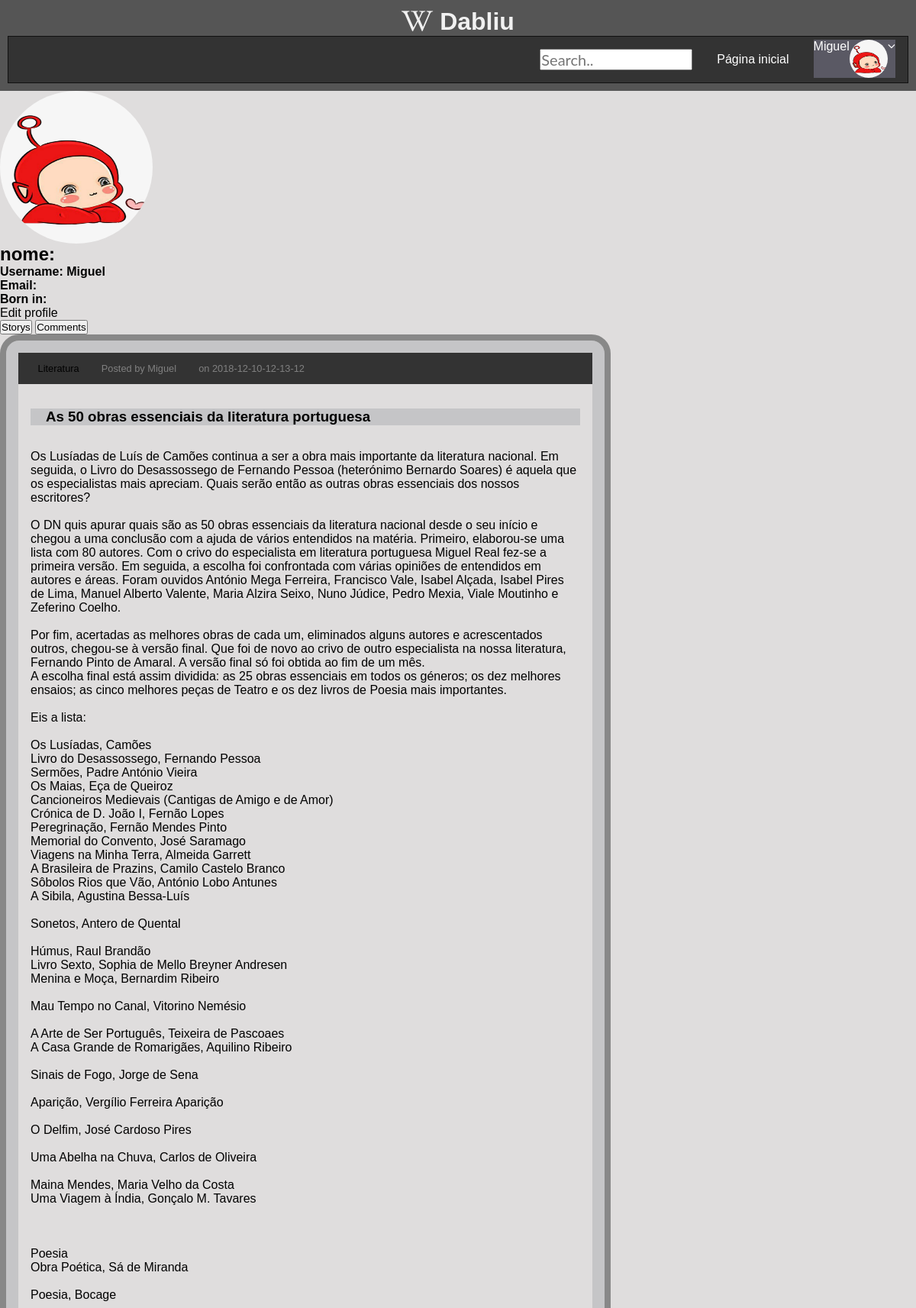
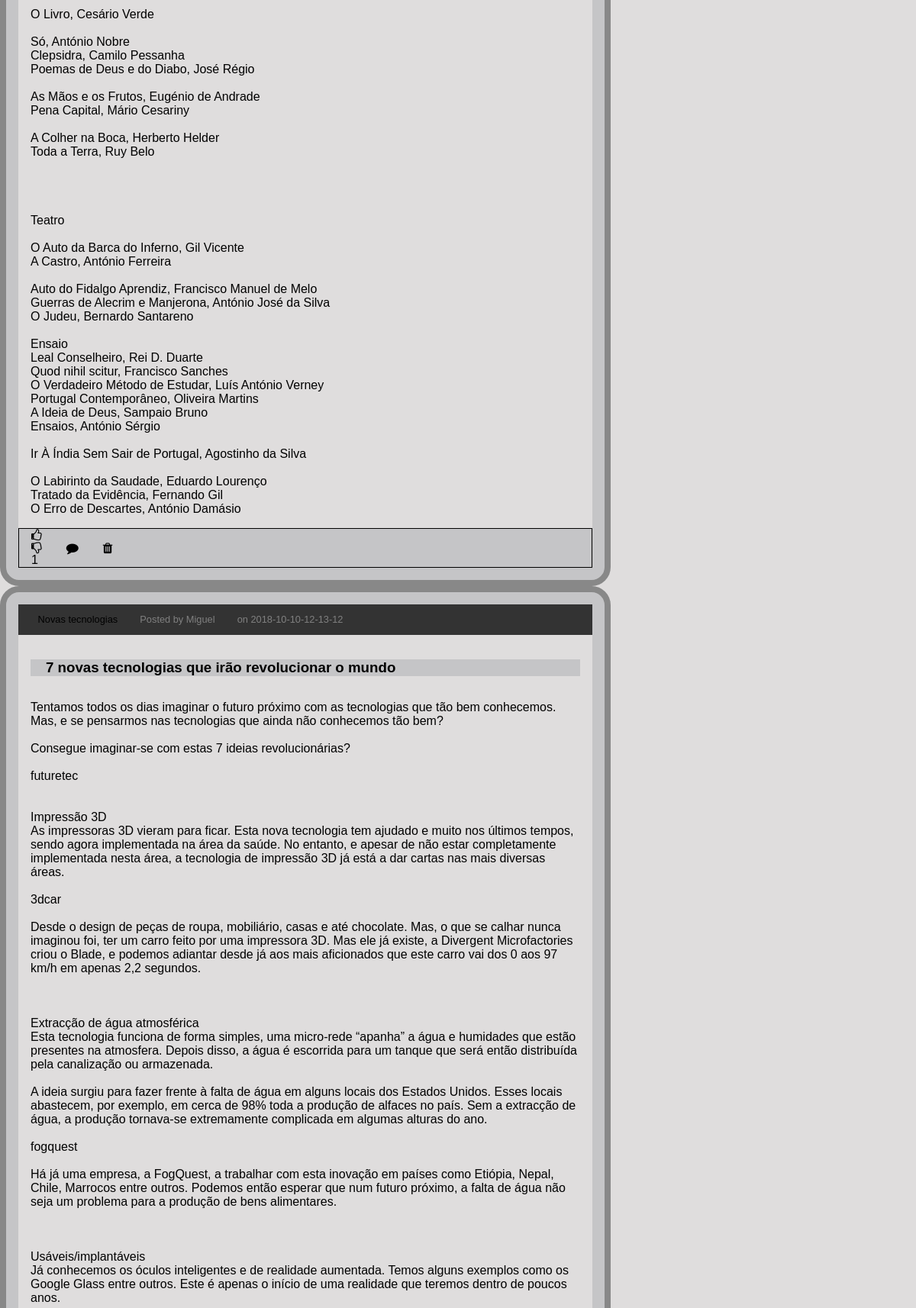
/pages/personalspace.php (signed in, upper part), run on the app's committed database (2 pictures, top to bottom).
### tables this page shows
CREATE TABLE user (
    --UserID   INTEGER PRIMARY KEY,
    --Name   TEXT ,
    username VARCHAR PRIMARY KEY,
    password VARCHAR NOT NULL,
    nome TEXT,
    DataNascimento DATE,
    email TEXT

);

CREATE TABLE Post (
    Title VARCHAR,
    Dados VARCHAR,
    postID   INTEGER PRIMARY KEY,
    CategoryName TEXT REFERENCES Category(CategoryName),
    username TEXT REFERENCES user(username),
    up INTEGER,
    down INTEGER,
    pDate DATETIME CHECK (pDate>0)

);

### database/db_users.php (called while the page is built, shortened)
<?php
function getUserInformation($username){
    $db=Database::instance()->db();
    $stmt=$db->prepare('SELECT * FROM user where username = ?');
    $stmt->execute(array($username));
    return $stmt->fetchAll();
}
function getUserStorys($username){
    $db=Database::instance()->db();
    $stmt=$db->prepare('SELECT * FROM Post where username = ?');
    $stmt->execute(array($username));
    return $stmt->fetchAll();
}
?>

### database/db_vote.php (called while the page is built, shortened)
<?php
function voteUp($storyid,$username){
    $db= Database::instance()->db();
    $stmt= $db->prepare('SELECT * FROM Vote WHERE  CommentID is Null and PostID =? and username=? and typeVote=?');
    $stmt->execute(array($storyid,$username,'up'));
    $user= $stmt->fetch();
    if( empty($user)){
           return false;
       }else{
            return true;
       }
}
function voteDown($storyid,$username){
    $db= Database::instance()->db();
    $stmt= $db->prepare('SELECT * FROM Vote WHERE  CommentID is Null and PostID =? and username=? and typeVote=?');
    $stmt->execute(array($storyid,$username,'down'));
    $user= $stmt->fetch();
    if( empty($user)){
           return false;
       }else{
            return true;
       }
}
?>

### templates/tpl_story.php (the view, shortened to what this page needs)
<?php function draw_stories($stories){
    ?>
<div class = "stories_css">
 <?php
  foreach ($stories as $story) {
   draw_story($story);
}
?>
</div>
<?php } ?>
<?php function draw_story($story){
    ?>
    <article>
    <div class="story" >
        <div class = "story_header">
            <span><?=$story['CategoryName']?></span>
            <span style="color: #808080;"> Posted by
                <a href="../pages/user.php?username=<?=$story['username']?>" > <?=$story['username']?></a>
            </span>
            <span style="color: #808080;"> on
                <?=$story['pDate']?>
            </span>
        </div>
        <div class = "story_content">
            <div class = "story_title">
               <h3><a href="../pages/story.php?story_id=<?=$story['postID']?>"><?=$story['Title']?></a></h3>
            </div>
            <p><?=nl2br($story['Dados'])?></p>
        </div>
        <div class = "story_footer">
           <div class="vote-toggle">
                <?php
                   draw_votes($_SESSION['username'],$story['postID'],$story['up'],$story['down']);
                ?>
            </div>
            <div id='comments'>
                    <a href="../pages/story.php?story_id=<?=$story['postID']?>">
                    <i class="fa fa-comment"></i>
                    </a>
            </div>
                <?php
                if(isset($_SESSION['username']))
                    if(checkIfUserisLogged($_SESSION['username'],$story['username'])){
                    ?>
                    <div class="trash-can">
                        <a id="delete-story">
                        <i class="fa fa-trash"></i>
                        </a>
                    </div>
            <?php }?>
        </div>
    </article>
<?php }?>
<?php function  draw_votes($username,$story_id,$storyUp,$storyDown){
    ?>
    <div class="votes">
    <a id="voto">
            <?php if (voteUp($story_id,$username) && !voteDown($story_id,$username)) {?>
            <i class="fa fa-thumbs-up"></i>
            <?php } else {
                ?>
                <i class="fa fa-thumbs-o-up"></i>
          <?php  }?>
            </a>
    </div>
    <div class="votes">
    <a id="voto">
            <?php if(voteDown($story_id,$username) && !voteUp($story_id,$username)){?>
                <i class="fa  fa-thumbs-down"></i>
           <?php }else{ ?>
              <i class="fa fa-thumbs-o-down"></i>
         <?php  } ?>
    </a>
    </div>
    <p><?=$storyUp-$storyDown?></p>
<?php } ?>
<?php function checkIfUserisLogged($usernameLogged,$storyusername){
    return $usernameLogged == $storyusername;
 }?>

### templates/tpl_user.php (shortened to what this page needs)
<?php function draw_user($userArray){
    $user=reset($userArray);
    ?>
    <section class="userInfo">
    <body>
        <h2>nome: <?=$user['nome']?></h2>
    <h4>Username: <?=$user['username']?></h4>
    <h4>Email: <?=$user['email']?></h4>
    <h4>Born in: <?=$user['DataNascimento']?></h4>
    <?php
    if (isset($_SESSION['username']))
        if($user['username']==$_SESSION['username']){
        ?>
    <div class="edit profile">
        <p><a href= "../pages/usersettings.php">Edit profile</a></p>
    </div>
   <?php }?>
    </body>
</section>
<?php }?>
<?php function draw_comment_story_buttons($username){
    ?>
   <div class="article-container-story">
        <div class="chooseCorS" id="chooseCorSDiv">
            <button class="chooseCorS-button active"><p>Storys</p></button>
            <button class="chooseCorS-button"><p>Comments</p></button>
        </div>
        <div class="comments-storys">
            <?php
                $publications = getRecentPublicationsUser($username);
                draw_stories($publications);
            ?>
        </div>
    </div>
<?php } ?>
<?php function draw_user_image( $username,$type){?>
    <?php if(file_exists("../assets/".sha1($username).".jpg")){
        ?>
        <img src="../assets/<?=sha1($username)?>.jpg" alt="Avatar" class=<?=$type?>>
    <?php }else if(file_exists("../assets/".sha1($username).".png")){?>
        <img src="../assets/<?=sha1($username)?>.png"alt="Avatar" class=<?=$type?>>
    <?php }else if(file_exists("../assets/".sha1($username).".jpeg")){?>
        <img src="../assets/<?=sha1($username)?>.jpeg"alt="Avatar" class=<?=$type?>>
    <?php }else {?>
        <img src="../assets/user.jpg"alt="Avatar" class=<?=$type?>>
    <?php }?>
<?php }?>

### css/style.css (style rules this page uses)
* { margin: 0; padding: 0; box-sizing: border-box; font-family:'Quicksand', sans-serif; }
body { background:#dfdddd; }
.avatarSmall { vertical-align: middle; width: 50px; height: 50px; border-radius: 50%; }
.avatarBig { vertical-align: middle; width: 200px; height: 200px; border-radius: 50%; }
a { color: inherit; text-decoration: none; text-align: center; }
.stories_css { display: flex; justify-content: center; flex-direction: column; }
.story { background:#c5c5c7; width: 800px; border-radius: 25px; padding: 1em; border: 8px solid #888; }
.story_title { margin: 1em 0em 2em 0em; background: #c5c5c7; }
.story_title a { margin-left: 20px; }
.story_header { background:#333; padding: 1em; font-size: 0.8em; }
.story_header span { margin: 0em 1em 0em 1em; }
.story_content { background: #dfdddd; padding: 1em; }
.story_footer { display: flex; background:#c5c5c7; border: 1px solid #000000; }
.vote-toggle { margin: 1em; }
.story_footer > * { display: flex; flex-direction: column; justify-content: center; margin: 0em 1em 0em 1em; }

### data on the page
user: username "Miguel"
post: CategoryName "Literatura", username "Miguel", pDate "2018-12-10-12-13-12", Title "As 50 obras essenciais da literatura portuguesa", Dados "Os Lusíadas de Luís de Camões continua a ser a obra mais importante da literatura nacional. Em seguida, o Livro do Desassossego de Fernando Pessoa (heterónimo Bernardo Soares) é aquela que os especialistas mais apreciam. Quais serão então as outras obras essenciais dos nossos escritores? O DN quis apurar quais são as 50 obras essenciais da literatura nacional desde o seu início e chegou a uma conclusão com a ajuda de vários entendidos na matéria. Primeiro, elaborou-se uma lista com 80 autores. Com o crivo do especialista em literatura portuguesa Miguel Real fez-se a primeira versão. Em seguida, a escolha foi confrontada com várias opiniões de entendidos em autores e áreas. Foram ouvidos…", $storyUp-$storyDown "1"
post: CategoryName "Novas tecnologias", username "Miguel", pDate "2018-10-10-12-13-12", Title "7 novas tecnologias que irão revolucionar o mundo", Dados "Tentamos todos os dias imaginar o futuro próximo com as tecnologias que tão bem conhecemos. Mas, e se pensarmos nas tecnologias que ainda não conhecemos tão bem? Consegue imaginar-se com estas 7 ideias revolucionárias? futuretec Impressão 3D As impressoras 3D vieram para ficar. Esta nova tecnologia tem ajudado e muito nos últimos tempos, sendo agora implementada na área da saúde. No entanto, e apesar de não estar completamente implementada nesta área, a tecnologia de impressão 3D já está a dar cartas nas mais diversas áreas. 3dcar Desde o design de peças de roupa, mobiliário, casas e até chocolate. Mas, o que se calhar nunca imaginou foi, ter um carro feito por uma impressora 3D. Mas ele já…"

### other printed values
$_SESSION['username'] "Miguel"
